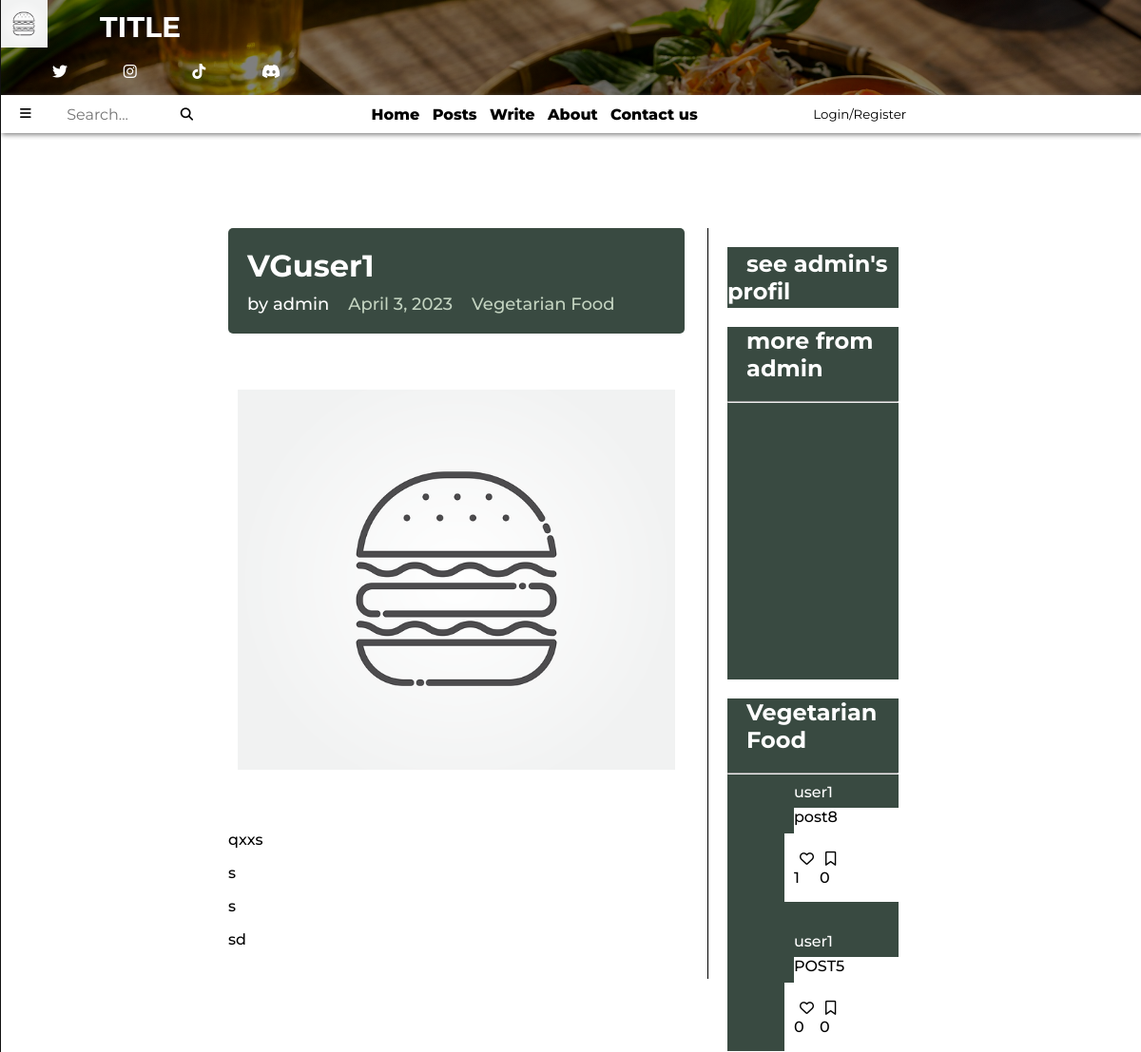
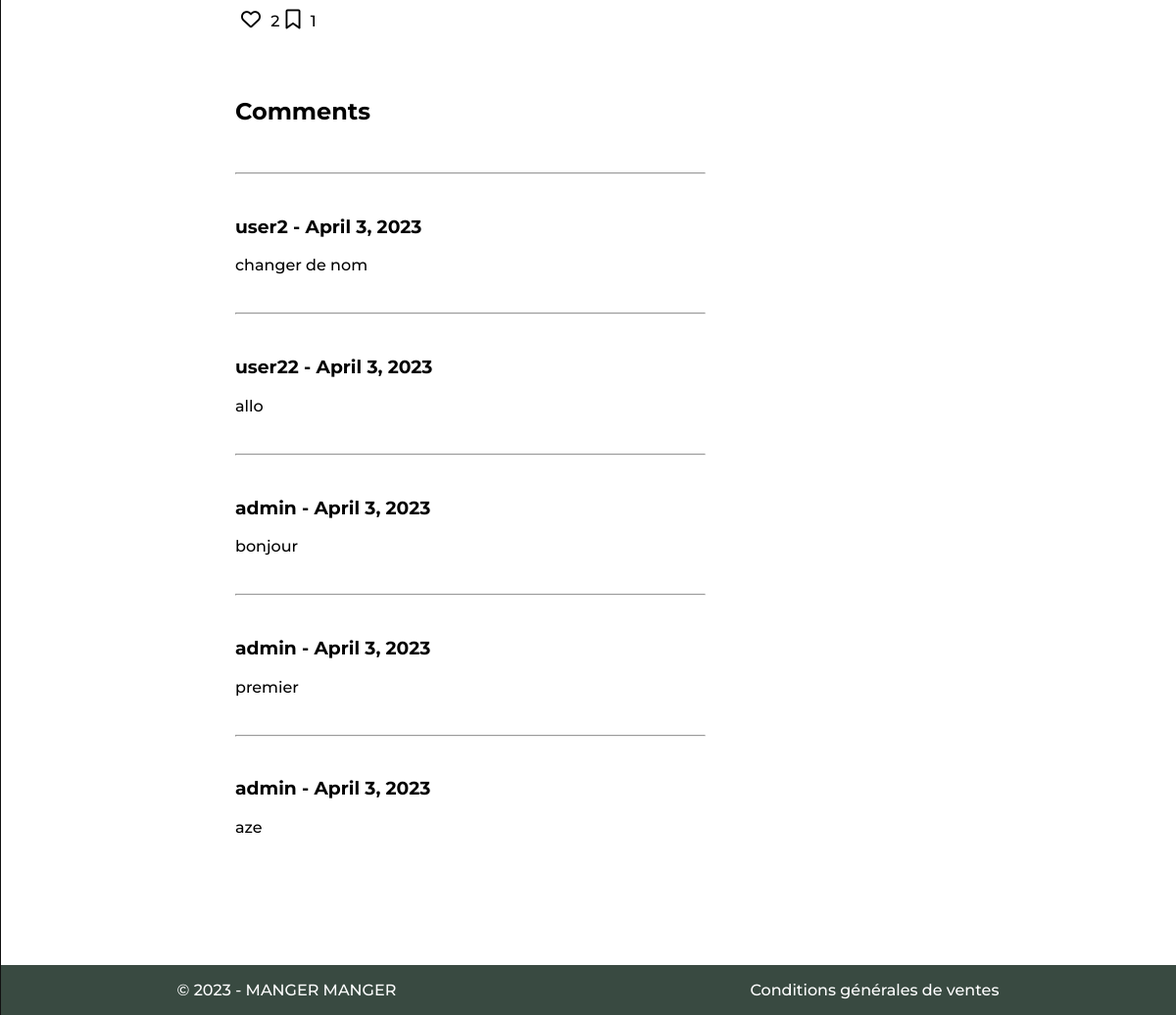
The page /post_display/4/admin/Vegetarian Food/ on the database its author committed (2 pictures, top to bottom).
### blog_app/models.py (models this page shows, shortened)
class PostModels(models.Model): # structure d'un article de blog
    class Categories(models.TextChoices): # permet de définir des choix textuels pour la catégorie
        Healthy_Food = 'Healthy Food' # Healthy Food ... sont les clés classées dans la BDD pour chaque catégories
        Organic_Cuisine = 'Organic Cuisine'
        Vegetarian_Food = 'Vegetarian Food'
    user_id= models.ForeignKey(UserModels, on_delete=models.CASCADE)
    categorie = models.fields.CharField(choices=Categories.choices, max_length=15)
    date = models.DateField(auto_now_add=True)
    title = models.CharField(max_length=30, blank=False)
    content = RichTextUploadingField(blank=False, null=True)
    image = models.ImageField(upload_to='posts_images/', blank=False, null=True)
    favoris = models.ManyToManyField(UserModels, blank=True, related_name='favoris')
    bookmark = models.ManyToManyField(UserModels, blank=True, related_name='bookmark')
    objects = PostManager()

class UserModels(AbstractUser):
    description = models.TextField(blank=True, null=True)
    objects = UserManager()

class CommentModels(models.Model):
    username = models.CharField(max_length=30, blank=False)
    date = models.DateField(auto_now_add=True)
    content = models.TextField(max_length=200, blank=False)
    post = models.ForeignKey(PostModels, on_delete=models.CASCADE, related_name='comments')

### blog_app/views.py (the view)
# urls.py: path('post_display/<int:pk>/<str:user_id>/<str:categorie>/', views.post_detail, name='post_detail'),
def post_detail(request, pk, user_id, categorie):
    post = get_object_or_404(models.PostModels, pk=pk)
    by_username = models.PostModels.objects.filter(user_id=request.user.id).exclude(id__in=[post.id]).order_by('-id')[:2]
    by_categorie = models.PostModels.objects.filter(categorie=categorie).exclude(id__in=[post.id]+[post2.id for post2 in by_username]).order_by('-id')[:2]
    comments = models.CommentModels.objects.filter(post=post).order_by('-id')
    if request.user.is_authenticated:
        form = forms.CreateCommentForm(request.POST)
        if request.method == "POST":
            if 'add-comment' in request.POST:
                button_value = request.POST['add-comment']
                if button_value == 'pressed':
                    content = request.POST.get('content')
                    models.CommentModels.objects.create(post=post, content=content)
                    return redirect('post_detail', pk=pk, username=user_id, categorie=categorie)
    else:
        form = None
    context = {
        'first_post': post,
        'post': post,
        'by_categorie': by_categorie,
        'by_username': by_username,
        'comments': comments,
        'form': form,
    }
    return render(request, 'blog_app/post/post_detail.html', context)

### blog_app/templates/blog_app/post/post_detail.html (shortened to what this page needs)
{% extends 'base.html' %}
    {% block stylesheet %}
    {% load static %}
    <link rel="stylesheet" href="{% static 'blog_app/post_detail.css' %}">
    {% endblock stylesheet %}
    {% block index %}
    {% include 'top_page.html' %}
    {% include 'nav.html' %}
    <div class="contents">
        <div class="main-content">
            <div class="content">
                <div class="banner">
                    <h1>{{ post.title }}</h1>
                    <div class="post-info">
                        <span>by {{ post.user_id.username }}</span>
                        <span class="date">{{ post.date }}</span>
                        <span class="category">{{ post.categorie }}</span>
                    </div>
                  </div>
                <br>
                <div class="post-img" style="background-image: url('{{ MEDIA_URL }}{{ post.image.url }}');">
                </div>
                <br>
                <br>
                <div class="content">{{ post.content|safe }}</div>
                <div class="icons">
                    {% include "blog_app/favori_btn.html" %}
                    {% include "blog_app/bookmark_btn.html" %}
                </div>
            </div>
            {% include "blog_app/comments.html" with pk=post.id|default_if_none:'' %}
        </div>
        <div class="more">
            <div class="box-user-profil-btn">
                <h2><a href="{% url 'account' user_id=post.user_id.id %}">see {{ post.user_id.username }}'s profil</a></h2>
            </div>
            <div class="more-posts">
                <h2>more from {{ post.user_id.username }}</h2>
                <hr>
                <div class="more-posts-grid">
                </div>
            </div>
            <div class="more-posts">
                <h2>{{ post.categorie }}</h2>
                <hr>
                <div class="more-posts-grid">
                    {% for post in by_categorie|slice:":2" %}
                            <div class="post">
                                <div class="post-img img-zoom"
                                    style="background-image: url('{{ MEDIA_URL }}{{ post.image.url }}');"
                                    onclick="location.href='{% url 'post_detail' pk=post.id user_id=post.user_id categorie=post.categorie %}'">
                                </div>
                            <div class="post-description">
                                <a href="{% url 'posts_filter' filter_by='username' value=post.user_id.id %}" class="author transition-btn">
                                    {{ post.user_id.username }}
                                </a>
                                <div class="description-text"
                                    onclick="location.href='{% url 'post_detail' pk=post.id user_id=post.user_id categorie=post.categorie %}'">
                                    {{ post.title|safe }}
                                </div>
                            </div>
                            <div class="icons boutons">
                                {% include "blog_app/favori_btn.html" %}
                                {% include "blog_app/bookmark_btn.html" %}
                            </div>
                            <div class="vide" onclick="location.href='{% url 'post_detail' pk=post.id user_id=post.user_id categorie=post.categorie %}'">
                            </div>
                        </div>
                    {% endfor %}
                </div>
            </div>
        </div>
    </div>
    {% include 'footer.html' %}
    {% endblock index %}

### blog_app/templates/blog_app/favori_btn.html
<div id="favori-btns{{ post.id }}">
  <p>
    <button
      hx-post="{% url 'add_remove_favori' post.id %}"
      hx-target="#favori-btns{{ post.id }}"
      hx-swap="#favori-btns{{ post.id }}">
      {% if user in post.favoris.all %}
        <i class="fa-solid fa-heart material-icons"></i>
      {% else %}
        <i class="fa-regular fa-heart material-icons"></i>
      {% endif %}
    </button>
    {{ post.favoris.count }}
  </p>
</div>

### blog_app/templates/blog_app/bookmark_btn.html
<div id="bookmark-btns{{ post.id }}">
  <p>
    <button
      hx-post="{% url 'add_remove_bookmark' post.id %}"
      hx-target="#bookmark-btns{{ post.id }}"
      hx-swap="#bookmark-btns{{ post.id }}">
      {% if user in post.bookmark.all %}
        <i class="fa-solid fa-bookmark material-icons"></i>
      {% else %}
        <i class="fa-regular fa-bookmark material-icons"></i>
      {% endif %}
    </button>
    {{ post.bookmark.count }}
  </p>
</div>

### blog_app/templates/blog_app/comments.html (shortened to what this page needs)
{% if post %}
<div class="content" id="comments-area">
    <h2>Comments</h2>
    <div class="comments">
        {% if comments %}
        {% for comment in comments %}
            <hr>
            <div class="comment">
                <h3>{{ comment.username }} - {{ comment.date }}</h3>
                <p>{{ comment.content }}</p>
            </div>
        {% endfor %}
        {% else %}
        aucun commentaires pour l'instant
        {% endif %}
    </div>
</div>
{% endif %}

### blog_app/static/blog_app/base.css (style rules this page uses)
:root { --background-color: #729D39; --background-color-dark: #394a41; --transition-btn: .4s; }
* { font-family: 'Montserrat', sans-serif; }
html { scroll-behavior: smooth; font-weight: 500; }
body { margin: 0 auto; }
a { color: black; text-decoration: none; }
.blog-grid, .post { overflow: hidden; }
.img-zoom { background-size: cover; background-position: center; transition: transform 0.5s ease; }

### blog_app/static/blog_app/post_detail.css (style rules this page uses)
.contents { width: 100%; height: auto; display: flex; margin-top: 100px; }
.icons button { font-size: 15px; border: none; background-color: transparent; }
.box-user-profil-btn { display: flex; height: 4em; align-items: center; background-color: var(--background-color-dark); }
.box-user-profil-btn a { padding-left: 20px; color: #fff; }
.description-text, .boutons, .vide { background-color: white; }
.more-posts h2 { padding-left: 20px; }
.more-posts h2, .more-posts a { color: #fff; }
.more-posts, .more-posts-grid { background-color: var(--background-color-dark); }
.banner { background-color: var(--background-color-dark); color: #fff; padding: 20px; border-radius: 5px; margin-bottom: 30px; }
.banner h1 { margin: 0; font-size: 32px; font-weight: bold; margin-bottom: 10px; }
.banner .post-info { font-size: 18px; display: flex; align-items: center; }
.banner .post-info span { margin-right: 20px; }
.banner .date, .banner .category { color: #c3d3c0; }
.more { position: sticky; width: 15%; height: 750px; padding: 20px; top: 40px; left: 62%; border-left: 1px solid black; }
.more-posts { margin-top: 5%; }
.more-posts-grid { display: grid; margin-top: 5%; grid-template-rows: repeat(2,125px); grid-column-gap: 2em; grid-row-gap: 2em; }
.more-posts-grid .post { display: grid; grid-template-columns: repeat(3,1fr); grid-template-rows: repeat(3,1fr); }
.post .post-description, .post .boutons, .post .vide { display: flex; padding-left: 10px; cursor: pointer; }
.post .post-img { background-size: cover; background-position: center; grid-column: 1; grid-row: 1/4; cursor: pointer; }
.post .post-description { display: grid; grid-column: 2/4; grid-row: 1/3; grid-template-rows: repeat(2, 1fr); }
.post .description-text { overflow: hidden; }
.post .boutons { display: grid; grid-template-columns: repeat(2,1fr); justify-content: space-between; grid-column: 2; grid-row: 3; }
.post .vide { grid-column: 3/4; grid-row: 3; }
.more-posts-grid .post-description { overflow: hidden; text-overflow: ellipsis; }
.main-content .post-img { height: 400px; background-size: cover; background-position: center; margin: 10px; }
.contents .main-content { position: absolute; width: 40%; left: 20%; text-align: justify; }
button { cursor: pointer; }
.content .icons { display: flex; align-items: center; margin-top: 30px; margin-bottom: 50px; }
.content .icons button { font-size: 20px; }
.content .comments { margin-top: 10%; }
.content .comment { padding: 15px 0 15px 0; }
.comment p { word-wrap: break-word; overflow: hidden; text-overflow: ellipsis; max-width: 100%; }

### rows shown on the page
PostModels: title "VGuser1", user_id.username "admin", date "April 3, 2023", categorie "Vegetarian Food", image (picture), content "qxxs s s sd", favoris.count "2", bookmark.count "1"
CommentModels: username "user2", date "April 3, 2023", content "changer de nom"
CommentModels: username "user22", date "April 3, 2023", content "allo"
CommentModels: username "admin", date "April 3, 2023", content "bonjour"
CommentModels: username "admin", date "April 3, 2023", content "premier"
CommentModels: username "admin", date "April 3, 2023", content "aze"
PostModels: user_id.username "user1", title "post8", favoris.count "1", bookmark.count "0"
PostModels: user_id.username "user1", title "POST5", favoris.count "0", bookmark.count "0"
